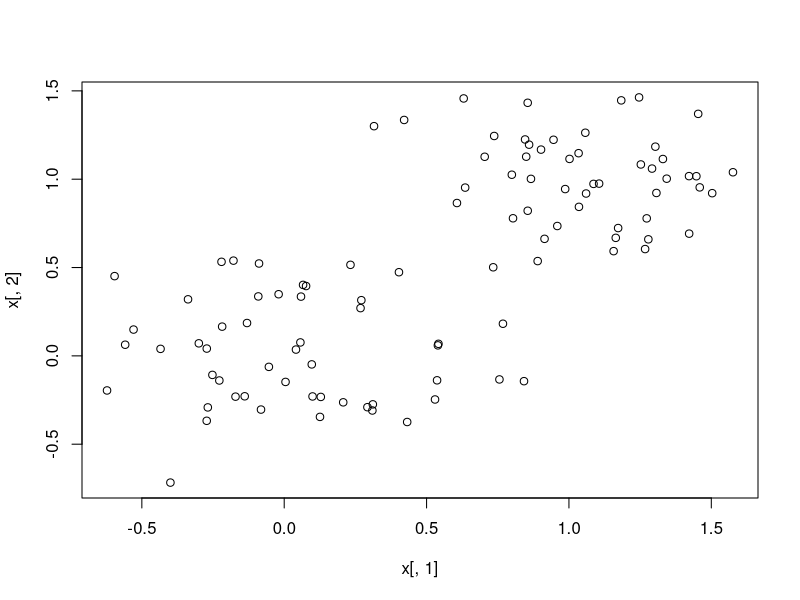
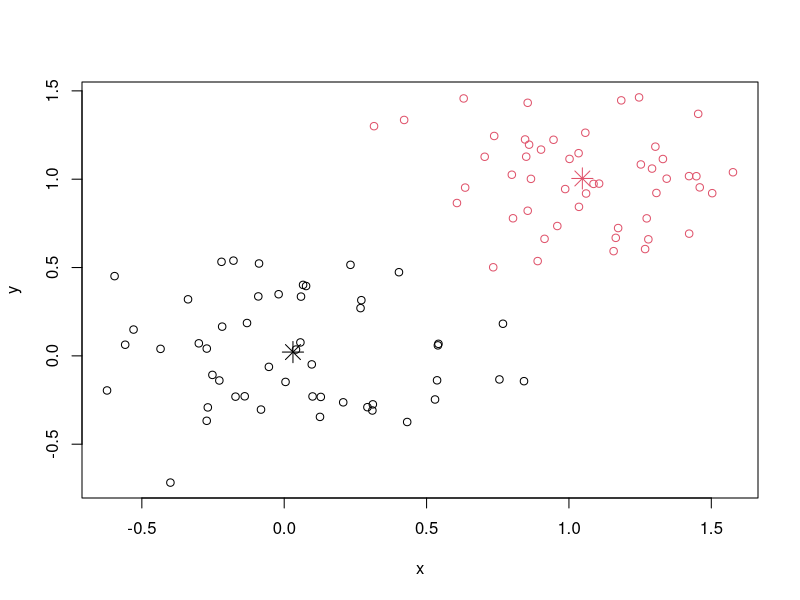
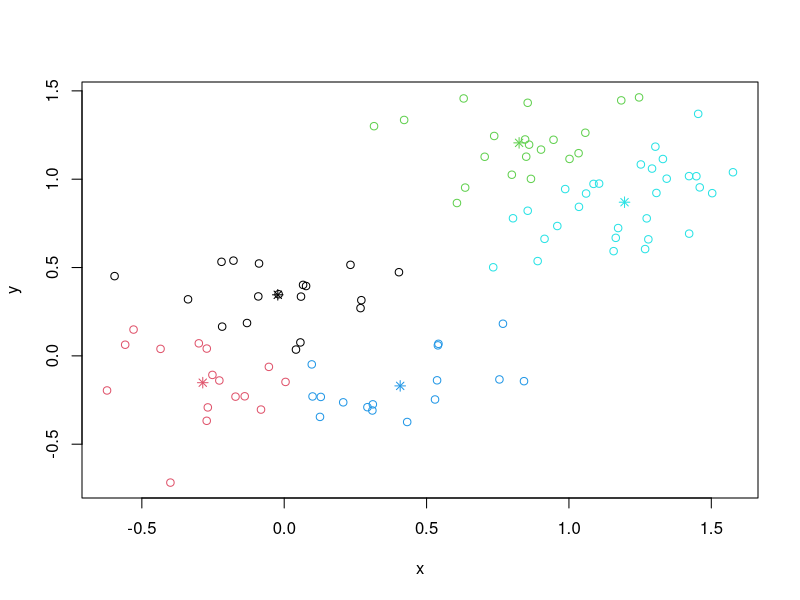

The R source for these figures, in order:
# a 2-dimensional example
x <- rbind(matrix(rnorm(100, sd = 0.3), ncol = 2),
           matrix(rnorm(100, mean = 1, sd = 0.3), ncol = 2))
plot(x[,1], x[,2])

colnames(x) <- c("x", "y")
(cl <- kmeans(x, 2))
plot(x, col = cl$cluster)
points(cl$centers, col = 1:2, pch = 8, cex = 2)

(cl <- kmeans(x, 5, nstart = 25))
plot(x, col = cl$cluster)
points(cl$centers, col = 1:5, pch = 8)
